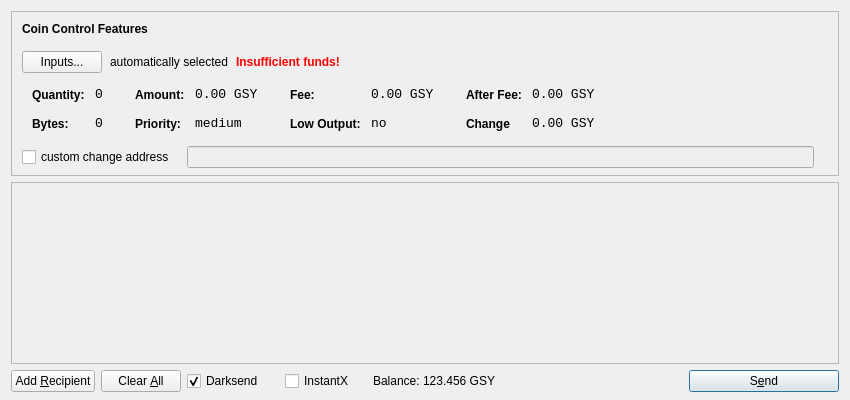
<?xml version="1.0" encoding="UTF-8"?>
<ui version="4.0">
 <class>SendCoinsDialog</class>
 <widget class="QDialog" name="SendCoinsDialog">
  <property name="geometry">
   <rect>
    <x>0</x>
    <y>0</y>
    <width>850</width>
    <height>400</height>
   </rect>
  </property>
  <property name="windowTitle">
   <string>Send Coins</string>
  </property>
  <layout class="QVBoxLayout" name="verticalLayout" stretch="0,1,0">
   <property name="bottomMargin">
    <number>8</number>
   </property>
   <item>
    <widget class="QFrame" name="frameCoinControl">
     <property name="sizePolicy">
      <sizepolicy hsizetype="Expanding" vsizetype="Expanding">
       <horstretch>0</horstretch>
       <verstretch>0</verstretch>
      </sizepolicy>
     </property>
     <property name="maximumSize">
      <size>
       <width>16777215</width>
       <height>16777215</height>
      </size>
     </property>
     <property name="frameShape">
      <enum>QFrame::StyledPanel</enum>
     </property>
     <property name="frameShadow">
      <enum>QFrame::Sunken</enum>
     </property>
     <layout class="QVBoxLayout" name="verticalLayoutCoinControl2">
      <property name="spacing">
       <number>-1</number>
      </property>
      <property name="leftMargin">
       <number>0</number>
      </property>
      <property name="topMargin">
       <number>0</number>
      </property>
      <property name="rightMargin">
       <number>0</number>
      </property>
      <property name="bottomMargin">
       <number>6</number>
      </property>
      <item>
       <layout class="QVBoxLayout" name="verticalLayoutCoinControl" stretch="0,0,0,0,1">
        <property name="spacing">
         <number>0</number>
        </property>
        <property name="leftMargin">
         <number>10</number>
        </property>
        <property name="topMargin">
         <number>10</number>
        </property>
        <item>
         <layout class="QHBoxLayout" name="horizontalLayoutCoinControl1">
          <property name="bottomMargin">
           <number>15</number>
          </property>
          <item>
           <widget class="QLabel" name="labelCoinControlFeatures">
            <property name="sizePolicy">
             <sizepolicy hsizetype="Preferred" vsizetype="Maximum">
              <horstretch>0</horstretch>
              <verstretch>0</verstretch>
             </sizepolicy>
            </property>
            <property name="font">
             <font>
              <weight>75</weight>
              <bold>true</bold>
             </font>
            </property>
            <property name="styleSheet">
             <string notr="true">font-weight:bold;</string>
            </property>
            <property name="text">
             <string>Coin Control Features</string>
            </property>
           </widget>
          </item>
         </layout>
        </item>
        <item>
         <layout class="QHBoxLayout" name="horizontalLayoutCoinControl2" stretch="0,0,0,0">
          <property name="spacing">
           <number>8</number>
          </property>
          <property name="bottomMargin">
           <number>10</number>
          </property>
          <item>
           <widget class="QPushButton" name="pushButtonCoinControl">
            <property name="styleSheet">
             <string notr="true"/>
            </property>
            <property name="text">
             <string>Inputs...</string>
            </property>
           </widget>
          </item>
          <item>
           <widget class="QLabel" name="labelCoinControlAutomaticallySelected">
            <property name="text">
             <string>automatically selected</string>
            </property>
            <property name="margin">
             <number>5</number>
            </property>
           </widget>
          </item>
          <item>
           <widget class="QLabel" name="labelCoinControlInsuffFunds">
            <property name="font">
             <font>
              <weight>75</weight>
              <bold>true</bold>
             </font>
            </property>
            <property name="styleSheet">
             <string notr="true">color:red;font-weight:bold;</string>
            </property>
            <property name="text">
             <string>Insufficient funds!</string>
            </property>
            <property name="margin">
             <number>5</number>
            </property>
           </widget>
          </item>
          <item>
           <spacer name="horizontalSpacerCoinControl">
            <property name="orientation">
             <enum>Qt::Horizontal</enum>
            </property>
            <property name="sizeHint" stdset="0">
             <size>
              <width>40</width>
              <height>1</height>
             </size>
            </property>
           </spacer>
          </item>
         </layout>
        </item>
        <item>
         <widget class="QWidget" name="widgetCoinControl" native="true">
          <property name="sizePolicy">
           <sizepolicy hsizetype="Preferred" vsizetype="Preferred">
            <horstretch>0</horstretch>
            <verstretch>0</verstretch>
           </sizepolicy>
          </property>
          <property name="minimumSize">
           <size>
            <width>0</width>
            <height>0</height>
           </size>
          </property>
          <property name="styleSheet">
           <string notr="true"/>
          </property>
          <layout class="QHBoxLayout" name="horizontalLayoutCoinControl5">
           <property name="margin">
            <number>0</number>
           </property>
           <item>
            <layout class="QHBoxLayout" name="horizontalLayoutCoinControl3" stretch="0,0,0,1">
             <property name="spacing">
              <number>20</number>
             </property>
             <property name="topMargin">
              <number>0</number>
             </property>
             <property name="bottomMargin">
              <number>10</number>
             </property>
             <item>
              <layout class="QFormLayout" name="formLayoutCoinControl1">
               <property name="horizontalSpacing">
                <number>10</number>
               </property>
               <property name="verticalSpacing">
                <number>14</number>
               </property>
               <property name="leftMargin">
                <number>10</number>
               </property>
               <property name="topMargin">
                <number>4</number>
               </property>
               <property name="rightMargin">
                <number>6</number>
               </property>
               <item row="0" column="0">
                <widget class="QLabel" name="labelCoinControlQuantityText">
                 <property name="styleSheet">
                  <string notr="true">font-weight:bold;</string>
                 </property>
                 <property name="text">
                  <string>Quantity:</string>
                 </property>
                 <property name="margin">
                  <number>0</number>
                 </property>
                </widget>
               </item>
               <item row="0" column="1">
                <widget class="QLabel" name="labelCoinControlQuantity">
                 <property name="font">
                  <font>
                   <family>Monospace</family>
                   <pointsize>10</pointsize>
                  </font>
                 </property>
                 <property name="cursor">
                  <cursorShape>IBeamCursor</cursorShape>
                 </property>
                 <property name="contextMenuPolicy">
                  <enum>Qt::ActionsContextMenu</enum>
                 </property>
                 <property name="text">
                  <string>0</string>
                 </property>
                 <property name="margin">
                  <number>0</number>
                 </property>
                 <property name="textInteractionFlags">
                  <set>Qt::LinksAccessibleByMouse|Qt::TextSelectableByKeyboard|Qt::TextSelectableByMouse</set>
                 </property>
                </widget>
               </item>
               <item row="1" column="0">
                <widget class="QLabel" name="labelCoinControlBytesText">
                 <property name="styleSheet">
                  <string notr="true">font-weight:bold;</string>
                 </property>
                 <property name="text">
                  <string>Bytes:</string>
                 </property>
                </widget>
               </item>
               <item row="1" column="1">
                <widget class="QLabel" name="labelCoinControlBytes">
                 <property name="font">
                  <font>
                   <family>Monospace</family>
                   <pointsize>10</pointsize>
                  </font>
                 </property>
                 <property name="cursor">
                  <cursorShape>IBeamCursor</cursorShape>
                 </property>
                 <property name="contextMenuPolicy">
                  <enum>Qt::ActionsContextMenu</enum>
                 </property>
                 <property name="text">
                  <string>0</string>
                 </property>
                 <property name="textInteractionFlags">
                  <set>Qt::LinksAccessibleByMouse|Qt::TextSelectableByKeyboard|Qt::TextSelectableByMouse</set>
                 </property>
                </widget>
               </item>
              </layout>
             </item>
             <item>
              <layout class="QFormLayout" name="formLayoutCoinControl2">
               <property name="horizontalSpacing">
                <number>10</number>
               </property>
               <property name="verticalSpacing">
                <number>14</number>
               </property>
               <property name="leftMargin">
                <number>6</number>
               </property>
               <property name="topMargin">
                <number>4</number>
               </property>
               <property name="rightMargin">
                <number>6</number>
               </property>
               <item row="0" column="0">
                <widget class="QLabel" name="labelCoinControlAmountText">
                 <property name="styleSheet">
                  <string notr="true">font-weight:bold;</string>
                 </property>
                 <property name="text">
                  <string>Amount:</string>
                 </property>
                 <property name="margin">
                  <number>0</number>
                 </property>
                </widget>
               </item>
               <item row="0" column="1">
                <widget class="QLabel" name="labelCoinControlAmount">
                 <property name="font">
                  <font>
                   <family>Monospace</family>
                   <pointsize>10</pointsize>
                  </font>
                 </property>
                 <property name="cursor">
                  <cursorShape>IBeamCursor</cursorShape>
                 </property>
                 <property name="contextMenuPolicy">
                  <enum>Qt::ActionsContextMenu</enum>
                 </property>
                 <property name="text">
                  <string>0.00 GSY</string>
                 </property>
                 <property name="textInteractionFlags">
                  <set>Qt::LinksAccessibleByMouse|Qt::TextSelectableByKeyboard|Qt::TextSelectableByMouse</set>
                 </property>
                </widget>
               </item>
               <item row="1" column="0">
                <widget class="QLabel" name="labelCoinControlPriorityText">
                 <property name="styleSheet">
                  <string notr="true">font-weight:bold;</string>
                 </property>
                 <property name="text">
                  <string>Priority:</string>
                 </property>
                </widget>
               </item>
               <item row="1" column="1">
                <widget class="QLabel" name="labelCoinControlPriority">
                 <property name="font">
                  <font>
                   <family>Monospace</family>
                   <pointsize>10</pointsize>
                  </font>
                 </property>
                 <property name="cursor">
                  <cursorShape>IBeamCursor</cursorShape>
                 </property>
                 <property name="contextMenuPolicy">
                  <enum>Qt::ActionsContextMenu</enum>
                 </property>
                 <property name="text">
                  <string>medium</string>
                 </property>
                 <property name="textInteractionFlags">
                  <set>Qt::LinksAccessibleByMouse|Qt::TextSelectableByKeyboard|Qt::TextSelectableByMouse</set>
                 </property>
                </widget>
               </item>
              </layout>
             </item>
             <item>
              <layout class="QFormLayout" name="formLayoutCoinControl3">
               <property name="horizontalSpacing">
                <number>10</number>
               </property>
               <property name="verticalSpacing">
                <number>14</number>
               </property>
               <property name="leftMargin">
                <number>6</number>
               </property>
               <property name="topMargin">
                <number>4</number>
               </property>
               <property name="rightMargin">
                <number>6</number>
               </property>
               <item row="0" column="0">
                <widget class="QLabel" name="labelCoinControlFeeText">
                 <property name="styleSheet">
                  <string notr="true">font-weight:bold;</string>
                 </property>
                 <property name="text">
                  <string>Fee:</string>
                 </property>
                 <property name="margin">
                  <number>0</number>
                 </property>
                </widget>
               </item>
               <item row="0" column="1">
                <widget class="QLabel" name="labelCoinControlFee">
                 <property name="font">
                  <font>
                   <family>Monospace</family>
                   <pointsize>10</pointsize>
                  </font>
                 </property>
                 <property name="cursor">
                  <cursorShape>IBeamCursor</cursorShape>
                 </property>
                 <property name="contextMenuPolicy">
                  <enum>Qt::ActionsContextMenu</enum>
                 </property>
                 <property name="text">
                  <string>0.00 GSY</string>
                 </property>
                 <property name="textInteractionFlags">
                  <set>Qt::LinksAccessibleByMouse|Qt::TextSelectableByKeyboard|Qt::TextSelectableByMouse</set>
                 </property>
                </widget>
               </item>
               <item row="1" column="0">
                <widget class="QLabel" name="labelCoinControlLowOutputText">
                 <property name="styleSheet">
                  <string notr="true">font-weight:bold;</string>
                 </property>
                 <property name="text">
                  <string>Low Output:</string>
                 </property>
                </widget>
               </item>
               <item row="1" column="1">
                <widget class="QLabel" name="labelCoinControlLowOutput">
                 <property name="font">
                  <font>
                   <family>Monospace</family>
                   <pointsize>10</pointsize>
                  </font>
                 </property>
                 <property name="cursor">
                  <cursorShape>IBeamCursor</cursorShape>
                 </property>
                 <property name="contextMenuPolicy">
                  <enum>Qt::ActionsContextMenu</enum>
                 </property>
                 <property name="text">
                  <string>no</string>
                 </property>
                 <property name="textInteractionFlags">
                  <set>Qt::LinksAccessibleByMouse|Qt::TextSelectableByKeyboard|Qt::TextSelectableByMouse</set>
                 </property>
                </widget>
               </item>
              </layout>
             </item>
             <item>
              <layout class="QFormLayout" name="formLayoutCoinControl4">
               <property name="horizontalSpacing">
                <number>10</number>
               </property>
               <property name="verticalSpacing">
                <number>14</number>
               </property>
               <property name="leftMargin">
                <number>6</number>
               </property>
               <property name="topMargin">
                <number>4</number>
               </property>
               <property name="rightMargin">
                <number>6</number>
               </property>
               <item row="0" column="0">
                <widget class="QLabel" name="labelCoinControlAfterFeeText">
                 <property name="styleSheet">
                  <string notr="true">font-weight:bold;</string>
                 </property>
                 <property name="text">
                  <string>After Fee:</string>
                 </property>
                 <property name="margin">
                  <number>0</number>
                 </property>
                </widget>
               </item>
               <item row="0" column="1">
                <widget class="QLabel" name="labelCoinControlAfterFee">
                 <property name="font">
                  <font>
                   <family>Monospace</family>
                   <pointsize>10</pointsize>
                  </font>
                 </property>
                 <property name="cursor">
                  <cursorShape>IBeamCursor</cursorShape>
                 </property>
                 <property name="contextMenuPolicy">
                  <enum>Qt::ActionsContextMenu</enum>
                 </property>
                 <property name="text">
                  <string>0.00 GSY</string>
                 </property>
                 <property name="textInteractionFlags">
                  <set>Qt::LinksAccessibleByMouse|Qt::TextSelectableByKeyboard|Qt::TextSelectableByMouse</set>
                 </property>
                </widget>
               </item>
               <item row="1" column="0">
                <widget class="QLabel" name="labelCoinControlChangeText">
                 <property name="styleSheet">
                  <string notr="true">font-weight:bold;</string>
                 </property>
                 <property name="text">
                  <string>Change</string>
                 </property>
                </widget>
               </item>
               <item row="1" column="1">
                <widget class="QLabel" name="labelCoinControlChange">
                 <property name="font">
                  <font>
                   <family>Monospace</family>
                   <pointsize>10</pointsize>
                  </font>
                 </property>
                 <property name="cursor">
                  <cursorShape>IBeamCursor</cursorShape>
                 </property>
                 <property name="contextMenuPolicy">
                  <enum>Qt::ActionsContextMenu</enum>
                 </property>
                 <property name="text">
                  <string>0.00 GSY</string>
                 </property>
                 <property name="textInteractionFlags">
                  <set>Qt::LinksAccessibleByMouse|Qt::TextSelectableByKeyboard|Qt::TextSelectableByMouse</set>
                 </property>
                </widget>
               </item>
              </layout>
             </item>
            </layout>
           </item>
          </layout>
         </widget>
        </item>
        <item>
         <layout class="QHBoxLayout" name="horizontalLayoutCoinControl4" stretch="0,0,0">
          <property name="spacing">
           <number>12</number>
          </property>
          <property name="sizeConstraint">
           <enum>QLayout::SetDefaultConstraint</enum>
          </property>
          <property name="topMargin">
           <number>5</number>
          </property>
          <property name="rightMargin">
           <number>5</number>
          </property>
          <item>
           <widget class="QCheckBox" name="checkBoxCoinControlChange">
            <property name="text">
             <string>custom change address</string>
            </property>
           </widget>
          </item>
          <item>
           <widget class="QLineEdit" name="lineEditCoinControlChange">
            <property name="enabled">
             <bool>false</bool>
            </property>
            <property name="sizePolicy">
             <sizepolicy hsizetype="Expanding" vsizetype="Fixed">
              <horstretch>0</horstretch>
              <verstretch>0</verstretch>
             </sizepolicy>
            </property>
           </widget>
          </item>
          <item>
           <widget class="QLabel" name="labelCoinControlChangeLabel">
            <property name="sizePolicy">
             <sizepolicy hsizetype="Preferred" vsizetype="Expanding">
              <horstretch>0</horstretch>
              <verstretch>0</verstretch>
             </sizepolicy>
            </property>
            <property name="minimumSize">
             <size>
              <width>0</width>
              <height>0</height>
             </size>
            </property>
            <property name="text">
             <string/>
            </property>
            <property name="margin">
             <number>3</number>
            </property>
           </widget>
          </item>
         </layout>
        </item>
        <item>
         <spacer name="verticalSpacerCoinControl">
          <property name="orientation">
           <enum>Qt::Vertical</enum>
          </property>
          <property name="sizeHint" stdset="0">
           <size>
            <width>800</width>
            <height>1</height>
           </size>
          </property>
         </spacer>
        </item>
       </layout>
      </item>
     </layout>
    </widget>
   </item>
   <item>
    <widget class="QScrollArea" name="scrollArea">
     <property name="widgetResizable">
      <bool>true</bool>
     </property>
     <widget class="QWidget" name="scrollAreaWidgetContents">
      <property name="geometry">
       <rect>
        <x>0</x>
        <y>0</y>
        <width>830</width>
        <height>165</height>
       </rect>
      </property>
      <layout class="QVBoxLayout" name="verticalLayout_2">
       <property name="margin">
        <number>0</number>
       </property>
       <item>
        <layout class="QVBoxLayout" name="entries">
         <property name="spacing">
          <number>6</number>
         </property>
        </layout>
       </item>
       <item>
        <spacer name="verticalSpacer">
         <property name="orientation">
          <enum>Qt::Vertical</enum>
         </property>
         <property name="sizeHint" stdset="0">
          <size>
           <width>20</width>
           <height>40</height>
          </size>
         </property>
        </spacer>
       </item>
      </layout>
     </widget>
    </widget>
   </item>
   <item>
    <layout class="QHBoxLayout" name="horizontalLayout">
     <item>
      <widget class="QPushButton" name="addButton">
       <property name="toolTip">
        <string>Send to multiple recipients at once</string>
       </property>
       <property name="text">
        <string>Add &amp;Recipient</string>
       </property>
       <property name="autoDefault">
        <bool>false</bool>
       </property>
      </widget>
     </item>
     <item>
      <widget class="QPushButton" name="clearButton">
       <property name="sizePolicy">
        <sizepolicy hsizetype="Minimum" vsizetype="Fixed">
         <horstretch>0</horstretch>
         <verstretch>0</verstretch>
        </sizepolicy>
       </property>
       <property name="toolTip">
        <string>Remove all transaction fields</string>
       </property>
       <property name="text">
        <string>Clear &amp;All</string>
       </property>
       <property name="autoRepeatDelay">
        <number>300</number>
       </property>
       <property name="autoDefault">
        <bool>false</bool>
       </property>
      </widget>
     </item>
     <item>
      <layout class="QHBoxLayout" name="horizontalLayout_2">
       <property name="spacing">
        <number>3</number>
       </property>
        <item>
        <widget class="QCheckBox" name="checkUseDarksend">
         <property name="minimumSize">
          <size>
           <width>95</width>
           <height>0</height>
          </size>
         </property>
         <property name="text">
          <string>Darksend</string>
         </property>
         <property name="checked">
          <bool>true</bool>
         </property>
        </widget>
       </item>
       <item>
        <widget class="QCheckBox" name="checkInstantX">
         <property name="enabled">
          <bool>true</bool>
         </property>
         <property name="minimumSize">
          <size>
           <width>85</width>
           <height>0</height>
          </size>
         </property>
         <property name="text">
          <string>InstantX</string>
         </property>
        </widget>
       </item>
       <item>
        <widget class="QLabel" name="label">
         <property name="sizePolicy">
          <sizepolicy hsizetype="Preferred" vsizetype="Fixed">
           <horstretch>0</horstretch>
           <verstretch>0</verstretch>
          </sizepolicy>
         </property>
         <property name="text">
          <string>Balance:</string>
         </property>
        </widget>
       </item>
       <item>
        <widget class="QLabel" name="labelBalance">
         <property name="sizePolicy">
          <sizepolicy hsizetype="Preferred" vsizetype="Fixed">
           <horstretch>0</horstretch>
           <verstretch>0</verstretch>
          </sizepolicy>
         </property>
         <property name="cursor">
          <cursorShape>IBeamCursor</cursorShape>
         </property>
         <property name="text">
          <string>123.456 GSY</string>
         </property>
         <property name="textInteractionFlags">
          <set>Qt::LinksAccessibleByMouse|Qt::TextSelectableByKeyboard|Qt::TextSelectableByMouse</set>
         </property>
        </widget>
       </item>
      </layout>
     </item>
     <item>
      <spacer name="horizontalSpacer">
       <property name="orientation">
        <enum>Qt::Horizontal</enum>
       </property>
       <property name="sizeHint" stdset="0">
        <size>
         <width>40</width>
         <height>20</height>
        </size>
       </property>
      </spacer>
     </item>
     <item>
      <widget class="QPushButton" name="sendButton">
       <property name="minimumSize">
        <size>
         <width>150</width>
         <height>0</height>
        </size>
       </property>
       <property name="toolTip">
        <string>Confirm the send action</string>
       </property>
       <property name="text">
        <string>S&amp;end</string>
       </property>
       <property name="icon">
        <iconset resource="../bitcoin.qrc">
         <normaloff>:/icons/send</normaloff>:/icons/send</iconset>
       </property>
       <property name="default">
        <bool>true</bool>
       </property>
      </widget>
     </item>
    </layout>
   </item>
  </layout>
 </widget>
 <resources>
  <include location="../bitcoin.qrc"/>
 </resources>
 <connections/>
</ui>
